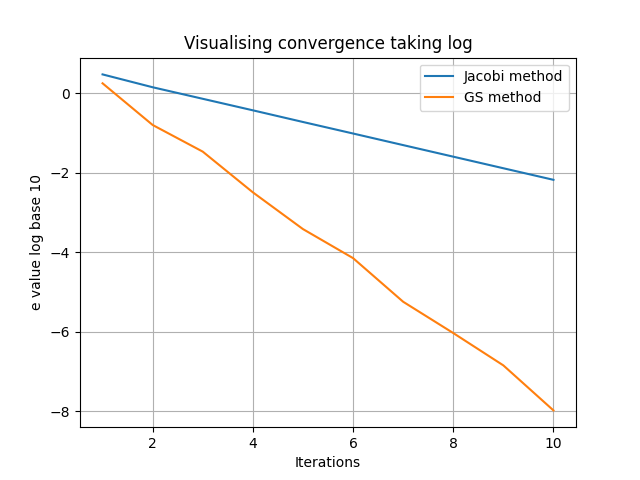

Reproduce this figure in Python.
from random import random
import math
from copy import copy
import matplotlib.pyplot as plt
import numpy as np

# creating class RowVectorFloat
class RowVectorFloat:
    # initialising a list which we got as argument
    def __init__(self, start = None):
        # if the given type is not of list
        if (type(start) != list):
            raise Exception("Can not create object of this type")
        self.maintain = start

    # print all elements separated wth space
    def __str__(self):
        strng = ""
        for item in self.maintain:
            strng += str(item) + " "
        return strng

    # return length
    def __len__(self):
        return len(self.maintain)

    # return the item at the given index
    def __getitem__(self, index):
        # if the index is not there in the list
        if(index < -len(self.maintain) or index >= len(self.maintain)):
            raise Exception("This index is not in the list")
        return self.maintain[index]

    # set the value at a given index
    def __setitem__(self, index, value):
        # if index is not there in the list
        if(index < -len(self.maintain) or index >= len(self.maintain)):
            raise Exception("This index is not in the list")
        self.maintain[index] = value
        
    # for operators the operations are defined
    def __mul__(self, num):
        # can only multiply by a number
        if(type(num)!=int):
            raise Exception("Cannot multiply")
        for i in range(len(self.maintain)):
            self.maintain[i]*=num
        return self

    # even in case of reverse multiplication answer will be same
    def __rmul__(self, num):
        return self.__mul__(num)

    # we can add two objects of same class
    def __add__(self, l1):
        if(type(l1) != RowVectorFloat or len(l1) != len(self.maintain)):
            raise Exception("Type error or len not matched")
        for i in range(len(self.maintain)):
            self.maintain[i]+=l1[i]
        return self

    def __truediv__(self, num):
        # can only divide by a number non zero
        if(num==0):
            raise Exception("Cannot Divide")
        for i in range(len(self.maintain)):
            self.maintain[i]/=num
        return self

    # even in case of reverse division error will be raised
    def __rtruediv__(self, num):
        raise Exception("Cannot Divide")

    # we can only sub in case of equal length and list type
    def __sub__(self, l1):
        if(type(l1) != RowVectorFloat or len(l1) != len(self.maintain)):
            raise Exception("Type error or len not matched")
        for i in range(len(self.maintain)):
            self.maintain[i]-=l1[i]
        return self

# creating square matrix class
class SquareMatrixFloat:
    # if we got a number then we will make a matrix of all zeroes
    def __init__(self, num = None):
        # in another case raise exception
        if(type(num)!=int):
            raise Exception("Int expected")
        mat = []
        for it in range(num):
            row = RowVectorFloat([0] * num)
            mat.append(row)
        self.mat = mat
        self.num = num

    # printing the matrix
    def __str__(self):
        string = "The matrix is:"
        for it in self.mat:
            string+="\n"+RowVectorFloat.__str__(it)
        return string

    # taking all the probabilities of i!=j to be random between 0 and 1 and others between 0 and n
    def sampleSymmetric(self):
        for it in range(self.num):
            for n in range(self.num):
                rad = random()
                if(it==n):
                    rad*=self.num
                self.mat[it][n] = rad
                
    # converting to rowechelon form
    def toRowEchelonForm(self):
        start = 0
        # for iterations in range of n
        for itr in range(self.num):
            # if number is not 0 then keeping it at place and dividing row by the number
            if(self.mat[itr][start] != 0):
                self.mat[itr]/=self.mat[itr][start]
                for other in range(itr+1, self.num):
                    if(self.mat[other][start] != 0):
                        self.mat[other]/=self.mat[other][start]
                        self.mat[other] = self.mat[other] - self.mat[itr]
                start += 1
                continue
            # else swapping till it gets 1 at the place and then dividing the row by the number
            for swap in range(itr+1, self.num):
                if(self.mat[swap][start] != 0):
                    self.mat[itr], self.mat[swap] = self.mat[swap], self.mat[itr]
                    self.mat[itr]/=self.mat[itr][start]
                    for other in range(itr+1, self.num):
                        if(self.mat[other][start] != 0):
                            self.mat[other]/=self.mat[other][start]
                            self.mat[other] = self.mat[other] - self.mat[itr]
                    start += 1
                    break

    # checking if the diagonal entry is big than sum of all others in the row
    def isDRDominant(self):
        final = True
        for it in range(self.num):
            sum = 0
            for it2 in range(self.num):
                sum += self.mat[it][it2]
            if(sum > 2*self.mat[it][it]):
                final = False
        return final

    # doing jsolve
    def jSolve(self, ans, it):
        # if it is not DRDominant then we can directly give the exception
        if(self.isDRDominant() == False):
            raise Exception("Not solving because convergence is not guranteed")
        # creating the x and e values initialised
        x = [0] * self.num
        e = []
        # for the number of iterations
        for itr in range(it):
            # in jacobi using the formula and calculating the value of new x
            x_new = copy(x)
            for i in range(self.num):
                val = 0
                for j in range(self.num):
                    if(j != i):
                        val+=self.mat[i][j]*x[j]
                x_new[i] = (ans[i] - val)/self.mat[i][i]
            # setting x to be new x
            x = copy(x_new)
            evl = 0
            # checking e by norm 2
            for i in range(self.num):
                val = 0
                for j in range(self.num):
                    val+=self.mat[i][j]*x[j]
                evl+=(val-ans[i])**2
            e.append(math.sqrt(evl))
        return e,x

    # similarly doing gSolve
    def gsSolve(self, ans, it):
        # generating error similarly
        if(self.isDRDominant() == False):
            raise Exception("Not solving because convergence is not guranteed")
        # initialise
        x = [0] * self.num
        e = []
        # using the formula
        for itr in range(it):
            x_new = copy(x)
            for i in range(self.num):
                val = 0
                for j in range(i):
                    val+=self.mat[i][j]*x_new[j]
                for j in range(i+1, self.num):
                    val+=self.mat[i][j]*x[j]
                x_new[i] = (ans[i] - val)/self.mat[i][i]
            x = copy(x_new)
            evl = 0
            # calculating e norm 2
            for i in range(self.num):
                val = 0
                for j in range(self.num):
                    val+=self.mat[i][j]*x[j]
                evl+=(val-ans[i])**2
            e.append(math.sqrt(evl))
        return e,x
            
# writing graph function
def graph(n=4, b=[1,2,3,4], it = 10):
    # taking matrix of given size
    s = SquareMatrixFloat(n)
    s.sampleSymmetric()
    # if not DRDominant then finding the one which will be dominant
    while not s.isDRDominant():
        s.sampleSymmetric()
    # finding e and x from jsolve and gsolve
    (e, x) = s.jSolve(b, it)
    (err1, x1) = s.gsSolve(b, it)
    xvalues = []
    # appending the values in x
    for x in range(it):
        xvalues.append(x+1)
    # plotting the required data
    plt.plot(xvalues, np.log10(e), label="Jacobi method")
    plt.plot(xvalues, np.log10(err1), label="GS method")
    plt.legend()
    plt.xlabel("Iterations")
    plt.ylabel("e value log base 10")
    plt.title("Visualising convergence taking log")
    plt.grid(True)
    plt.savefig("q3.png")
    plt.show()

# test it
graph()